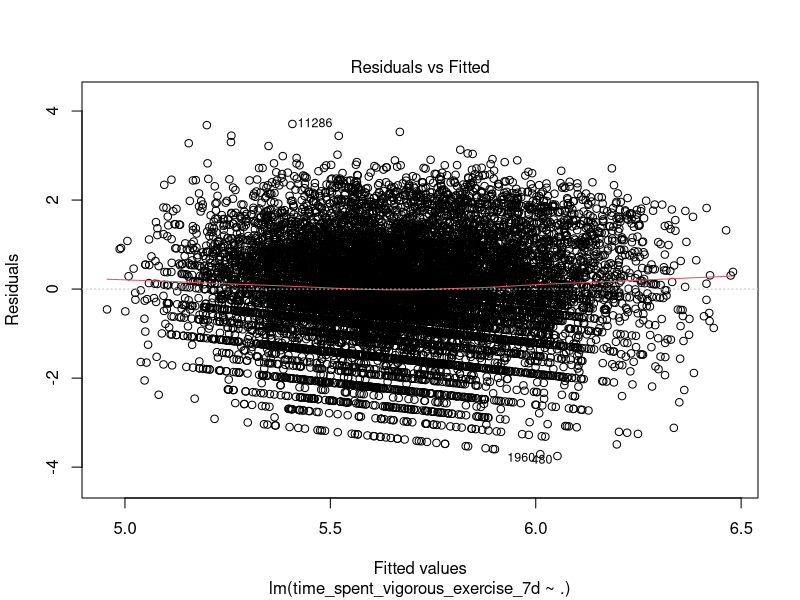
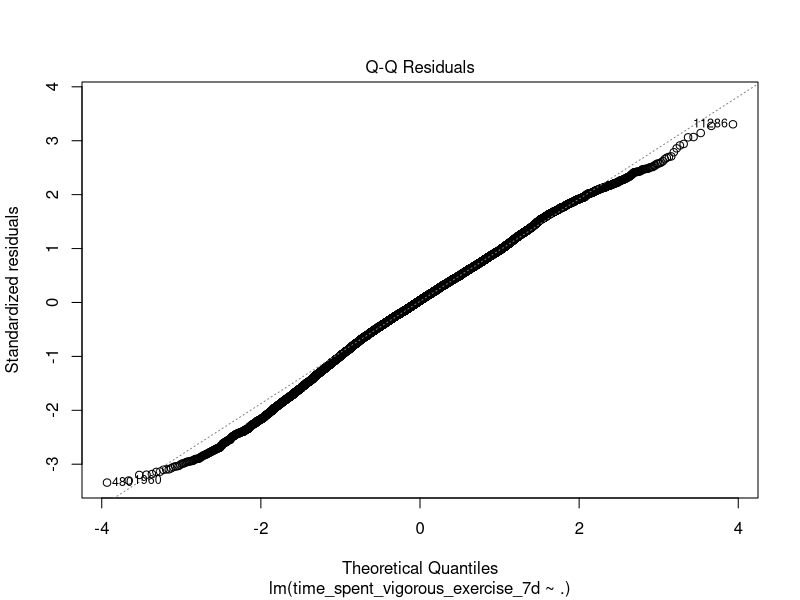
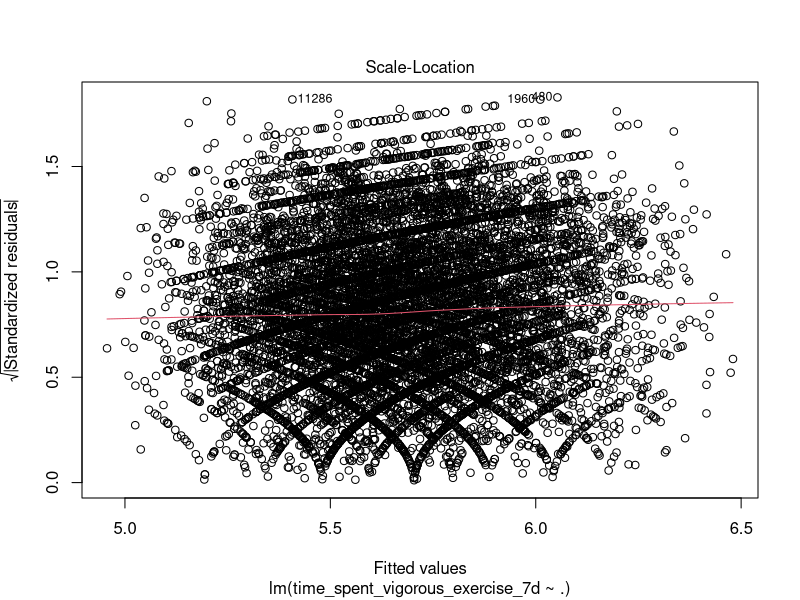
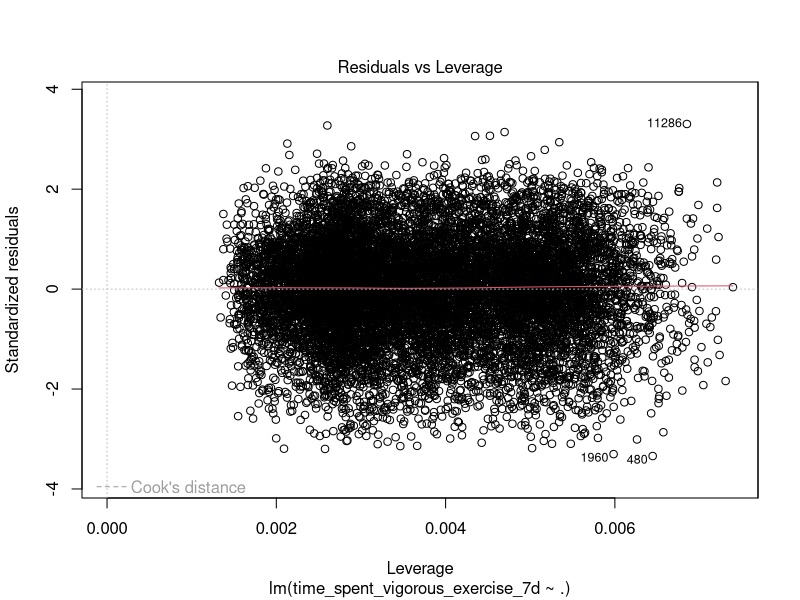
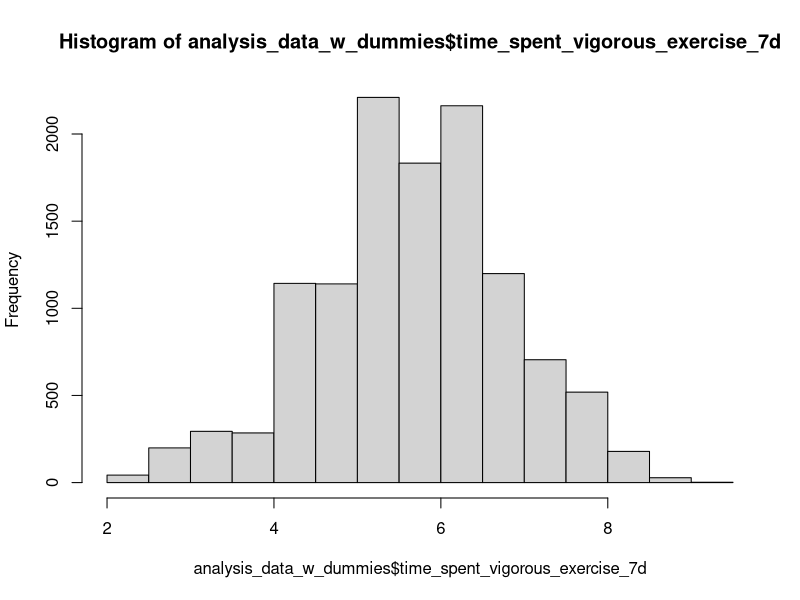

Generate these figures, in order, with R: (Note: this script raises an error after producing the figures.)
#### Preamble ####
# Purpose: Simple Linear Regression Model
# Author: Chris Yong Hong Sen 
# Date: 24 November 2024
# Contact:luke.yong@mail.utoronto.ca 
# License: MIT
# Pre-requisites: Knowledge about linear regression models, assumptions about sampling distributino


#### Workspace setup ####
library(tidyverse)
library(fastDummies)

#### Read data ####
analysis_data <- read_csv("data/02-analysis_data/analysis_data.csv") |>
  filter(time_spent_vigorous_exercise_7d != 0)  |>
  mutate(#health_region = factor(health_region),
         time_spent_vigorous_exercise_7d = log(time_spent_vigorous_exercise_7d)) |>
  select(-province)

# run this if generated column names are in scientific notation
# options(scipen=0)
analysis_data_w_dummies <- dummy_cols(analysis_data, select_columns='health_region', remove_first_dummy = TRUE) |>
  select(-health_region)

colnames(analysis_data)
### Initial linear regression model ####
#
# predictors: all + interaction terms
# interaction term: 
#    1. age:highest_educational_attainment
#    2. age:sex
#    3. sex:personal_income
colnames(analysis_data_w_dummies)

analysis_data_w_dummies |>
  count(personal_income)
original_lmmodel <- lm(time_spent_vigorous_exercise_7d ~ ., #+
              # age:highest_educational_attainment +
              # age:sex +
              # sex:personal_income,
                          # age+ 
                          # highest_educational_attainment+
                          # personal_income+
                          # smoked_hundred_cigarettes+
                          # # perceived_work_stress+
                          # # illicit_drug_use+
                          # health_region +
                          # num_alc_drank_12m,
              data = analysis_data_w_dummies)

# obtain summary plots to check linear regression assumptions
# 1. normality of sampling distribution
# 2. homoscedasticity (random variance)
# 3. independance of residuals 
plot(original_lmmodel)

# obtain summary plots 
summary(original_lmmodel)

# obtain histogram of response variable (log)
hist(analysis_data_w_dummies$time_spent_vigorous_exercise_7d)

predictors <- colnames(analysis_data_w_dummies |>
  select(-time_spent_vigorous_exercise_7d))

p_value_vec <- c()
for (pred in predictors) {
  reduced_data <- analysis_data_w_dummies |> select(-all_of(pred)) 
  
  # age:highest_educational_attainment +
  #   age:sex +
  # sex:personal_income
  # if (pred == 'age') {
  #   reduced_model <- lm(time_spent_vigorous_exercise_7d ~ .+sex:personal_income, data = reduced_data)
  # } else if (pred == 'highest_educational_attainment') {
  #   reduced_model <- lm(time_spent_vigorous_exercise_7d ~ . + age:sex + sex:personal_income, data = reduced_data)
  # } else if (pred == 'sex') {
  #   reduced_model <- lm(time_spent_vigorous_exercise_7d ~ . + age:highest_educational_attainment, data = reduced_data)
  # } else if (pred == 'personal_income') {
  #   reduced_model <- lm(time_spent_vigorous_exercise_7d ~ . + age:highest_educational_attainment + age:sex, data = reduced_data) 
  # } else {
  #   reduced_model <- lm(time_spent_vigorous_exercise_7d ~ ., data = reduced_data)
  # }
  reduced_model <- lm(time_spent_vigorous_exercise_7d ~ ., data = reduced_data)
  
  partial_f_test_p_value <- anova(reduced_model, original_lmmodel)$`Pr(>F)`[2]
  p_value_vec <- c(p_value_vec, partial_f_test_p_value)
}

p_value_tibble <- tibble(
  predictors,
  p_value = p_value_vec
)

# based on this, we shouldn't eliminate any features but our complexity is now 14 predictors
view(p_value_tibble)

# use BIC instead as it penalises complex models while minimising errors
final_model <- step(original_lmmodel, direction = 'both', k = log(nrow(analysis_data_w_dummies)))

# reporting BIC value of original and final model
# difference greater than 10 suggest signicant improvement
BIC(original_lmmodel)
BIC(final_model) 

# report confidence intervall
confint(final_model, level = 0.95)

# note for model goodness of fit:
# R2 and adjusted R2 might not be reliable 
summary(final_model)

# ensure no multicollinearity, values should be lower than 10 for each predictor
library(car)
vif(final_model)

#### Save model ####
saveRDS(
  final_model,
  file = "models/final_model.rds"
)
